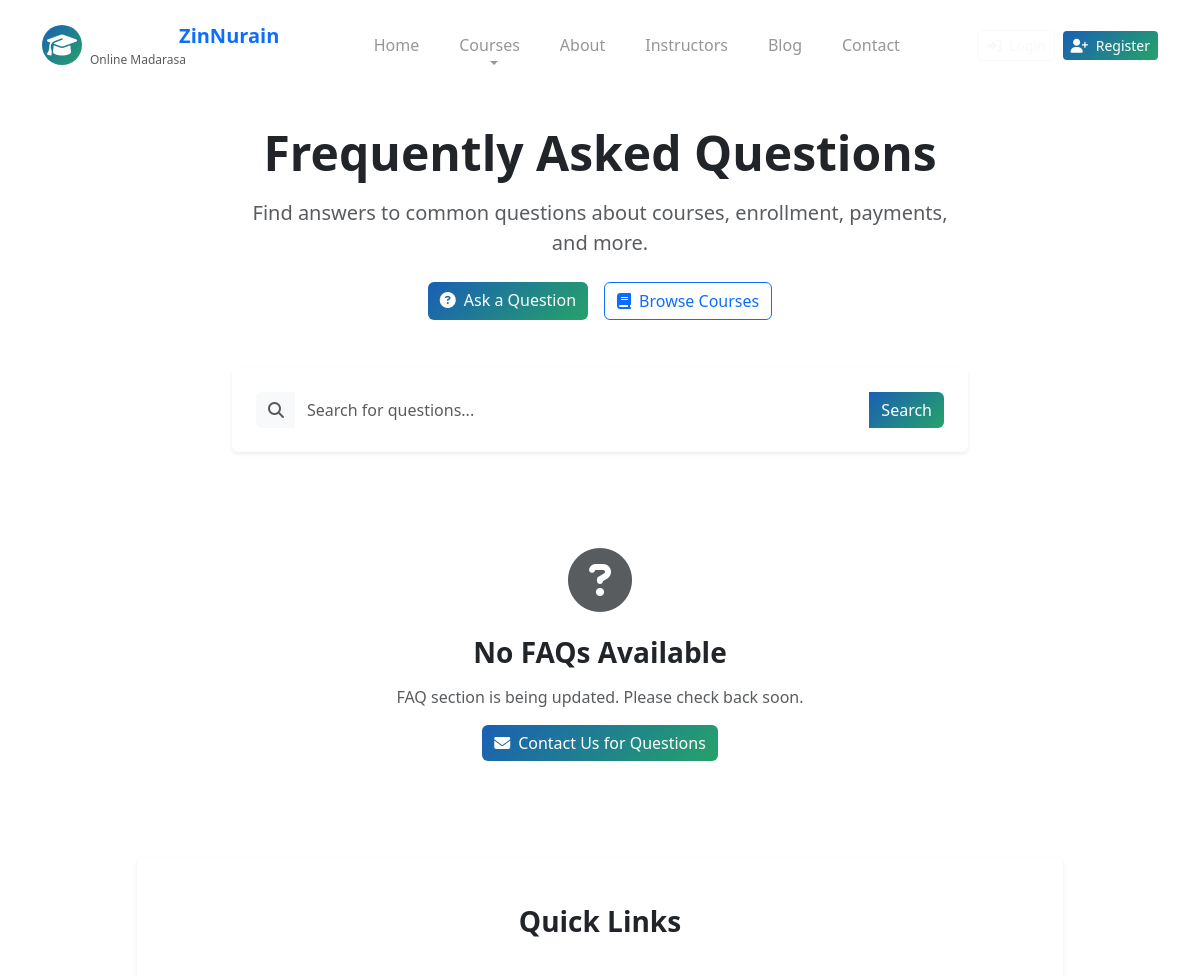
Page /faq/ (upper part) on the earlier database version.
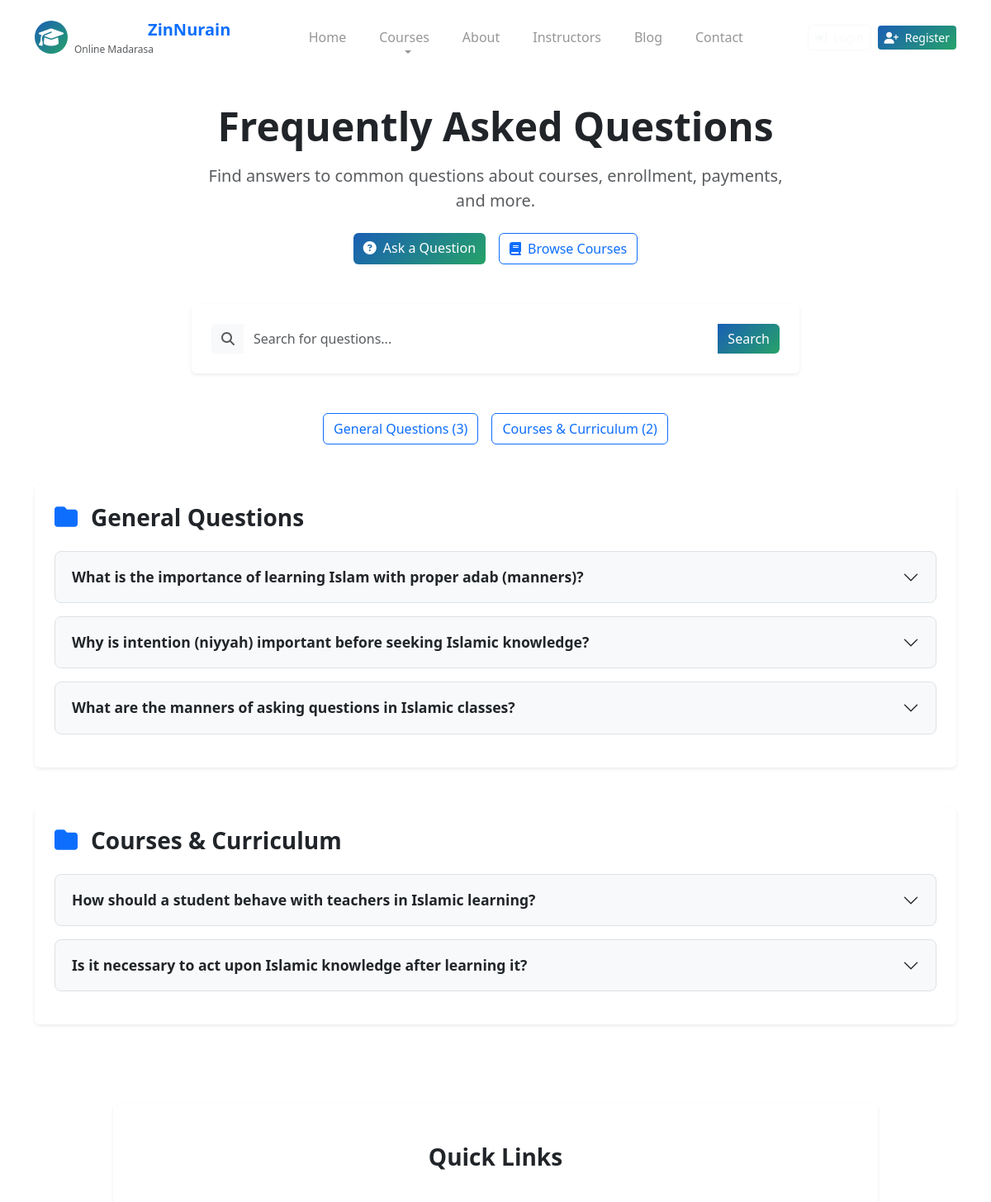
Same page on the later database version.
### core/models.py (models this page shows, shortened)
class FAQ(models.Model):
    CATEGORIES = [
        ('admission', 'Admission & Enrollment'),
        ('courses', 'Courses & Curriculum'),
        ('payment', 'Payment & Fees'),
        ('technical', 'Technical Support'),
        ('general', 'General Questions'),
    ]
    id = models.UUIDField(primary_key=True, default=uuid.uuid4, editable=False)
    question = models.CharField(max_length=500)
    answer = models.TextField()
    category = models.CharField(max_length=50, choices=CATEGORIES)
    language = models.CharField(max_length=20, default='bangla')
    display_order = models.IntegerField(default=0)
    is_active = models.BooleanField(default=True)
    created_at = models.DateTimeField(auto_now_add=True)
    updated_at = models.DateTimeField(auto_now=True)
    class Meta:
        ordering = ['display_order', 'category']

### core/views.py (the view)
# urls.py: path('faq/', views.faq, name='faq'),
def faq(request):
    faqs = FAQ.objects.filter(is_active=True).order_by('display_order', 'category')
    faq_by_category = {}
    for faq_item in faqs:
        category = faq_item.get_category_display()
        if category not in faq_by_category:
            faq_by_category[category] = []
        faq_by_category[category].append(faq_item)
    context = {
        'faq_by_category': faq_by_category,
        'title': 'Frequently Asked Questions - Taw Haa Zin Nurain Online Madarasa',
    }
    return render(request, 'faq/faq_list.html', context)

### core/templates/faq/faq_list.html (shortened to what this page needs)
{% extends 'base.html' %}
{% load static %}
{% block content %}
<div class="container py-5">
    <div class="row mb-5">
        <div class="col-lg-8 mx-auto text-center">
            <h1 class="display-5 fw-bold mb-3">Frequently Asked Questions</h1>
            <p class="lead text-muted">
                Find answers to common questions about courses, enrollment, payments, and more.
            </p>
            <div class="d-flex flex-wrap gap-3 justify-content-center mt-4">
                <a href="{% url 'core:contact' %}" class="btn btn-primary">
                    <i class="fas fa-question-circle me-2"></i>Ask a Question
                </a>
                <a href="{% url 'core:courses' %}" class="btn btn-outline-primary">
                    <i class="fas fa-book me-2"></i>Browse Courses
                </a>
            </div>
        </div>
    </div>
    <div class="row mb-5">
        <div class="col-lg-8 mx-auto">
            <div class="card border-0 shadow-sm">
                <div class="card-body p-4">
                    <div class="input-group">
                        <span class="input-group-text bg-light border-0">
                            <i class="fas fa-search text-muted"></i>
                        </span>
                        <input type="text"
                               class="form-control border-0"
                               id="faqSearch"
                               placeholder="Search for questions...">
                        <button class="btn btn-primary" type="button">
                            Search
                        </button>
                    </div>
                </div>
            </div>
        </div>
    </div>
    {% if faq_by_category %}
    <div class="row mb-5">
        <div class="col-12">
            <div class="d-flex flex-wrap justify-content-center gap-3 mb-5">
                {% for category, faqs in faq_by_category.items %}
                <a href="#category-{{ forloop.counter }}" class="btn btn-outline-primary">
                    {{ category }} ({{ faqs|length }})
                </a>
                {% endfor %}
            </div>
            {% for category, faqs in faq_by_category.items %}
            <div class="card border-0 shadow-sm mb-5" id="category-{{ forloop.counter }}">
                <div class="card-body p-4">
                    <h3 class="fw-bold mb-4 d-flex align-items-center">
                        <i class="fas fa-folder text-primary me-3"></i>
                        {{ category }}
                    </h3>
                    <div class="accordion" id="accordion{{ forloop.counter }}">
                        {% for faq in faqs %}
                        <div class="accordion-item border-0 mb-3">
                            <h2 class="accordion-header">
                                <button class="accordion-button collapsed"
                                        type="button"
                                        data-bs-toggle="collapse"
                                        data-bs-target="#faq{{ faq.id }}">
                                    <span class="fw-bold">{{ faq.question }}</span>
                                </button>
                            </h2>
                        </div>
                        {% endfor %}
                    </div>
                </div>
            </div>
            {% endfor %}
        </div>
    </div>
    {% else %}
    <div class="text-center py-5">
        <i class="fas fa-question-circle fa-4x text-muted mb-4"></i>
        <h3 class="fw-bold mb-3">No FAQs Available</h3>
        <p class="text-muted">FAQ section is being updated. Please check back soon.</p>
        <a href="{% url 'core:contact' %}" class="btn btn-primary">
            <i class="fas fa-envelope me-2"></i>Contact Us for Questions
        </a>
    </div>
    {% endif %}
    <div class="row mt-5">
        <div class="col-lg-10 mx-auto">
            <div class="card border-0 shadow-sm">
                <div class="card-body p-5">
                    <h3 class="fw-bold text-center mb-4">Quick Links</h3>
                    <div class="row">
                        <div class="col-md-4 mb-4">
                            <div class="text-center p-3">
                            </div>
                        </div>
                        <div class="col-md-4 mb-4">
                            <div class="text-center p-3">
                            </div>
                        </div>
                        <div class="col-md-4 mb-4">
                            <div class="text-center p-3">
                            </div>
                        </div>
                    </div>
                </div>
            </div>
        </div>
    </div>
</div>
{% endblock %}

### templates/base.html (shortened to what this page needs)
{% load static %}
<!DOCTYPE html>
<html lang="en">
<head>
    <link href="https://cdn.jsdelivr.net/npm/bootstrap@5.3.0/dist/css/bootstrap.min.css" rel="stylesheet">
    <link rel="stylesheet" href="https://cdnjs.cloudflare.com/ajax/libs/font-awesome/6.4.0/css/all.min.css">
    <link href="{% static 'css/style.css' %}" rel="stylesheet">
</head>
<body>
    <nav class="navbar navbar-expand-lg navbar-transparent fixed-top" id="mainNavbar">
        <div class="container">
            <a class="navbar-brand" href="{% url 'core:home' %}">
                <div class="d-flex align-items-center">
                    <div class="logo-icon me-2">
                        <i class="fas fa-graduation-cap"></i>
                    </div>
                    <div class="logo-text">
                        <span class="fw-bold text-white">Taw Haa</span>
                        <span class="fw-bold text-primary">ZinNurain</span>
                        <small class="d-block text-muted" style="font-size: 0.75rem;">Online Madarasa</small>
                    </div>
                </div>
            </a>
            <div class="collapse navbar-collapse" id="navbarNav">
                <ul class="navbar-nav mx-auto">
                    <li class="nav-item">
                        <a class="nav-link" href="{% url 'core:home' %}">
                             Home
                        </a>
                    </li>
                    <li class="nav-item dropdown mega-dropdown">
                        <a class="nav-link dropdown-toggle" href="#" id="coursesDropdown" role="button"
                           data-bs-toggle="dropdown" aria-expanded="false">
                             Courses
                        </a>
                    </li>
                    <li class="nav-item">
                        <a class="nav-link" href="{% url 'core:about' %}">
                             About
                        </a>
                    </li>
                    <li class="nav-item">
                        <a class="nav-link" href="{% url 'core:team' %}">
                             Instructors
                        </a>
                    </li>
                    <li class="nav-item">
                        <a class="nav-link" href="{% url 'core:blog' %}">
                             Blog
                        </a>
                    </li>
                    <li class="nav-item">
                        <a class="nav-link" href="{% url 'core:contact' %}">
                             Contact
                        </a>
                    </li>
                </ul>
                <div class="navbar-nav align-items-lg-center">
                    {% if user.is_authenticated %}
                        <div class="nav-item dropdown">
                            <a class="nav-link dropdown-toggle d-flex align-items-center" href="#"
                               id="userDropdown" role="button" data-bs-toggle="dropdown">
                                <div class="user-avatar me-2">
                                    {% if user.student_profile.profile_picture %}
                                        <img src="{{ user.student_profile.profile_picture.url }}"
                                             alt="{{ user.get_full_name }}"
                                             class="rounded-circle">
                                    {% else %}
                                        <div class="avatar-placeholder rounded-circle">
                                            {{ user.first_name|first|upper }}
                                        </div>
                                    {% endif %}
                                </div>
                                <span class="d-none d-lg-inline">{{ user.first_name }}</span>
                            </a>
                            <div class="dropdown-menu dropdown-menu-end" aria-labelledby="userDropdown">
                                <a class="dropdown-item" href="{% url 'core:dashboard' %}">
                                    <i class="fas fa-tachometer-alt me-2"></i> Dashboard
                                </a>
                                <a class="dropdown-item" href="{% url 'core:profile_settings' %}">
                                    <i class="fas fa-user-cog me-2"></i> Profile Settings
                                </a>
                                <a class="dropdown-item" href="{% url 'core:my_courses' %}">
                                    <i class="fas fa-book me-2"></i> My Courses
                                </a>
                                {% if user.is_staff %}
                                <div class="dropdown-divider"></div>
                                <a class="dropdown-item text-danger" href="{% url 'admin:index' %}">
                                    <i class="fas fa-cog me-2"></i> Admin Panel
                                </a>
                                {% endif %}
                                <div class="dropdown-divider"></div>
                                <a class="dropdown-item" href="{% url 'core:logout' %}">
                                    <i class="fas fa-sign-out-alt me-2"></i> Logout
                                </a>
                            </div>
                        </div>
                    {% else %}
                        <a href="{% url 'core:login' %}" class="btn btn-outline-light btn-sm me-2">
                            <i class="fas fa-sign-in-alt me-1"></i> Login
                        </a>
                        <a href="{% url 'core:register' %}" class="btn btn-primary btn-sm">
                            <i class="fas fa-user-plus me-1"></i> Register
                        </a>
                    {% endif %}
                </div>
            </div>
        </div>
    </nav>
    <main>
        {% block content %}{% endblock %}
    </main>
</body>
</html>

### static/css/style.css (style rules this page uses)
:root { --font-primary: 'Cairo', system-ui, -apple-system, BlinkMacSystemFont, 'Segoe UI', sans-serif; --primary-color: #1a5fb4; --secondary-color: #26a269; --accent-color: #c64600; --light-bg: #f8f9fa; --dark-bg: #1a1a2e; --transition: all 0.3s ease; }
body { font-family: var(--font-primary); overflow-x: hidden; padding-top: 76px; }
.navbar-transparent { background: transparent; backdrop-filter: blur(0px); transition: var(--transition); padding: 1rem 0; border-bottom: 1px solid transparent; }
.navbar-brand .logo-icon { width: 40px; height: 40px; background: linear-gradient(135deg, var(--primary-color), var(--secondary-color)); border-radius: 50%; display: flex; align-items: center; justify-content: center; }
.navbar-brand .logo-icon i { color: white; font-size: 1.5rem; }
.nav-link { color: rgb(150, 150, 153) !important; font-weight: 500; padding: 0.5rem 1rem !important; margin: 0 0.25rem; border-radius: 6px; transition: var(--transition); position: relative; }
.nav-link::after { content: ''; position: absolute; bottom: 0; left: 50%; transform: translateX(-50%); width: 0; height: 2px; background: linear-gradient(90deg, var(--primary-color), var(--secondary-color)); transition: var(--transition); }
.btn-primary { background: linear-gradient(135deg, var(--primary-color), var(--secondary-color)); border: none; transition: var(--transition); }

### core/templates/faq/faq_list.html (style rules this page uses)
.accordion-button { background-color: #f8f9fa; border: 1px solid #dee2e6; border-radius: 8px !important; padding: 20px; font-size: 1.1rem; }

Differences in the rows shown:
added FAQ: category "General Questions", faqs "3", question "What is the importance of learning Islam with proper adab (manners)?"
added FAQ: category "Courses & Curriculum", faqs "2", question "How should a student behave with teachers in Islamic learning?"
added FAQ: question "Why is intention (niyyah) important before seeking Islamic knowledge?", shown under "General Questions"
added FAQ: question "What are the manners of asking questions in Islamic classes?", shown under "General Questions"
added FAQ: question "Is it necessary to act upon Islamic knowledge after learning it?", shown under "Courses & Curriculum"
Other differences:
text no longer shown: "No FAQs Available FAQ section is being updated. Please check back soon. Contact Us for Questions"
